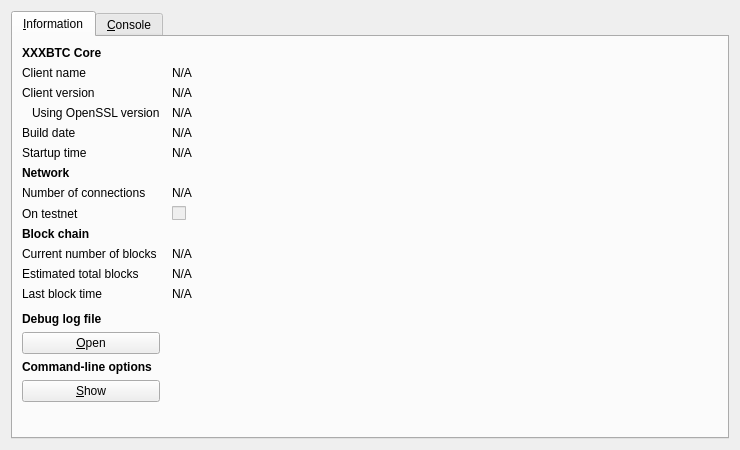
<?xml version="1.0" encoding="UTF-8"?>
<ui version="4.0">
 <class>RPCConsole</class>
 <widget class="QDialog" name="RPCConsole">
  <property name="geometry">
   <rect>
    <x>0</x>
    <y>0</y>
    <width>740</width>
    <height>450</height>
   </rect>
  </property>
  <property name="windowTitle">
   <string>XXXBTC - Debug window</string>
  </property>
  <layout class="QVBoxLayout" name="verticalLayout_2">
   <item>
    <widget class="QTabWidget" name="tabWidget">
     <property name="currentIndex">
      <number>0</number>
     </property>
     <widget class="QWidget" name="tab_info">
      <attribute name="title">
       <string>&amp;Information</string>
      </attribute>
      <layout class="QGridLayout" name="gridLayout" columnstretch="0,1">
       <property name="horizontalSpacing">
        <number>12</number>
       </property>
       <item row="0" column="0">
        <widget class="QLabel" name="label_9">
         <property name="font">
          <font>
           <weight>75</weight>
           <bold>true</bold>
          </font>
         </property>
         <property name="text">
          <string>XXXBTC Core</string>
         </property>
        </widget>
       </item>
       <item row="1" column="0">
        <widget class="QLabel" name="label_5">
         <property name="text">
          <string>Client name</string>
         </property>
        </widget>
       </item>
       <item row="1" column="1">
        <widget class="QLabel" name="clientName">
         <property name="cursor">
          <cursorShape>IBeamCursor</cursorShape>
         </property>
         <property name="text">
          <string>N/A</string>
         </property>
         <property name="textFormat">
          <enum>Qt::PlainText</enum>
         </property>
         <property name="textInteractionFlags">
          <set>Qt::LinksAccessibleByMouse|Qt::TextSelectableByKeyboard|Qt::TextSelectableByMouse</set>
         </property>
        </widget>
       </item>
       <item row="2" column="0">
        <widget class="QLabel" name="label_6">
         <property name="text">
          <string>Client version</string>
         </property>
        </widget>
       </item>
       <item row="2" column="1">
        <widget class="QLabel" name="clientVersion">
         <property name="cursor">
          <cursorShape>IBeamCursor</cursorShape>
         </property>
         <property name="text">
          <string>N/A</string>
         </property>
         <property name="textFormat">
          <enum>Qt::PlainText</enum>
         </property>
         <property name="textInteractionFlags">
          <set>Qt::LinksAccessibleByMouse|Qt::TextSelectableByKeyboard|Qt::TextSelectableByMouse</set>
         </property>
        </widget>
       </item>
       <item row="3" column="0">
        <widget class="QLabel" name="label_14">
         <property name="text">
          <string>Using OpenSSL version</string>
         </property>
         <property name="indent">
          <number>10</number>
         </property>
        </widget>
       </item>
       <item row="3" column="1">
        <widget class="QLabel" name="openSSLVersion">
         <property name="cursor">
          <cursorShape>IBeamCursor</cursorShape>
         </property>
         <property name="text">
          <string>N/A</string>
         </property>
         <property name="textFormat">
          <enum>Qt::PlainText</enum>
         </property>
         <property name="textInteractionFlags">
          <set>Qt::LinksAccessibleByMouse|Qt::TextSelectableByKeyboard|Qt::TextSelectableByMouse</set>
         </property>
        </widget>
       </item>
       <item row="4" column="0">
        <widget class="QLabel" name="label_12">
         <property name="text">
          <string>Build date</string>
         </property>
        </widget>
       </item>
       <item row="4" column="1">
        <widget class="QLabel" name="buildDate">
         <property name="cursor">
          <cursorShape>IBeamCursor</cursorShape>
         </property>
         <property name="text">
          <string>N/A</string>
         </property>
         <property name="textFormat">
          <enum>Qt::PlainText</enum>
         </property>
         <property name="textInteractionFlags">
          <set>Qt::LinksAccessibleByMouse|Qt::TextSelectableByKeyboard|Qt::TextSelectableByMouse</set>
         </property>
        </widget>
       </item>
       <item row="5" column="0">
        <widget class="QLabel" name="label_13">
         <property name="text">
          <string>Startup time</string>
         </property>
        </widget>
       </item>
       <item row="5" column="1">
        <widget class="QLabel" name="startupTime">
         <property name="cursor">
          <cursorShape>IBeamCursor</cursorShape>
         </property>
         <property name="text">
          <string>N/A</string>
         </property>
         <property name="textFormat">
          <enum>Qt::PlainText</enum>
         </property>
         <property name="textInteractionFlags">
          <set>Qt::LinksAccessibleByMouse|Qt::TextSelectableByKeyboard|Qt::TextSelectableByMouse</set>
         </property>
        </widget>
       </item>
       <item row="6" column="0">
        <widget class="QLabel" name="label_11">
         <property name="font">
          <font>
           <weight>75</weight>
           <bold>true</bold>
          </font>
         </property>
         <property name="text">
          <string>Network</string>
         </property>
        </widget>
       </item>
       <item row="7" column="0">
        <widget class="QLabel" name="label_7">
         <property name="text">
          <string>Number of connections</string>
         </property>
        </widget>
       </item>
       <item row="7" column="1">
        <widget class="QLabel" name="numberOfConnections">
         <property name="cursor">
          <cursorShape>IBeamCursor</cursorShape>
         </property>
         <property name="text">
          <string>N/A</string>
         </property>
         <property name="textFormat">
          <enum>Qt::PlainText</enum>
         </property>
         <property name="textInteractionFlags">
          <set>Qt::LinksAccessibleByMouse|Qt::TextSelectableByKeyboard|Qt::TextSelectableByMouse</set>
         </property>
        </widget>
       </item>
       <item row="8" column="0">
        <widget class="QLabel" name="label_8">
         <property name="text">
          <string>On testnet</string>
         </property>
        </widget>
       </item>
       <item row="8" column="1">
        <widget class="QCheckBox" name="isTestNet">
         <property name="enabled">
          <bool>false</bool>
         </property>
         <property name="text">
          <string/>
         </property>
        </widget>
       </item>
       <item row="9" column="0">
        <widget class="QLabel" name="label_10">
         <property name="font">
          <font>
           <weight>75</weight>
           <bold>true</bold>
          </font>
         </property>
         <property name="text">
          <string>Block chain</string>
         </property>
        </widget>
       </item>
       <item row="10" column="0">
        <widget class="QLabel" name="label_3">
         <property name="text">
          <string>Current number of blocks</string>
         </property>
        </widget>
       </item>
       <item row="10" column="1">
        <widget class="QLabel" name="numberOfBlocks">
         <property name="cursor">
          <cursorShape>IBeamCursor</cursorShape>
         </property>
         <property name="text">
          <string>N/A</string>
         </property>
         <property name="textFormat">
          <enum>Qt::PlainText</enum>
         </property>
         <property name="textInteractionFlags">
          <set>Qt::LinksAccessibleByMouse|Qt::TextSelectableByKeyboard|Qt::TextSelectableByMouse</set>
         </property>
        </widget>
       </item>
       <item row="11" column="0">
        <widget class="QLabel" name="label_4">
         <property name="text">
          <string>Estimated total blocks</string>
         </property>
        </widget>
       </item>
       <item row="11" column="1">
        <widget class="QLabel" name="totalBlocks">
         <property name="cursor">
          <cursorShape>IBeamCursor</cursorShape>
         </property>
         <property name="text">
          <string>N/A</string>
         </property>
         <property name="textFormat">
          <enum>Qt::PlainText</enum>
         </property>
         <property name="textInteractionFlags">
          <set>Qt::LinksAccessibleByMouse|Qt::TextSelectableByKeyboard|Qt::TextSelectableByMouse</set>
         </property>
        </widget>
       </item>
       <item row="12" column="0">
        <widget class="QLabel" name="label_2">
         <property name="text">
          <string>Last block time</string>
         </property>
        </widget>
       </item>
       <item row="12" column="1">
        <widget class="QLabel" name="lastBlockTime">
         <property name="cursor">
          <cursorShape>IBeamCursor</cursorShape>
         </property>
         <property name="text">
          <string>N/A</string>
         </property>
         <property name="textFormat">
          <enum>Qt::PlainText</enum>
         </property>
         <property name="textInteractionFlags">
          <set>Qt::LinksAccessibleByMouse|Qt::TextSelectableByKeyboard|Qt::TextSelectableByMouse</set>
         </property>
        </widget>
       </item>
       <item row="13" column="0">
        <spacer name="verticalSpacer_2">
         <property name="orientation">
          <enum>Qt::Vertical</enum>
         </property>
         <property name="sizeHint" stdset="0">
          <size>
           <width>20</width>
           <height>20</height>
          </size>
         </property>
        </spacer>
       </item>
       <item row="14" column="0">
        <widget class="QLabel" name="labelDebugLogfile">
         <property name="font">
          <font>
           <weight>75</weight>
           <bold>true</bold>
          </font>
         </property>
         <property name="text">
          <string>Debug log file</string>
         </property>
        </widget>
       </item>
       <item row="15" column="0">
        <widget class="QPushButton" name="openDebugLogfileButton">
         <property name="toolTip">
          <string>Open the XXXBTC debug log file from the current data directory. This can take a few seconds for large log files.</string>
         </property>
         <property name="text">
          <string>&amp;Open</string>
         </property>
         <property name="autoDefault">
          <bool>false</bool>
         </property>
        </widget>
       </item>
       <item row="16" column="0">
        <widget class="QLabel" name="labelCLOptions">
         <property name="font">
          <font>
           <weight>75</weight>
           <bold>true</bold>
          </font>
         </property>
         <property name="text">
          <string>Command-line options</string>
         </property>
        </widget>
       </item>
       <item row="17" column="0">
        <widget class="QPushButton" name="showCLOptionsButton">
         <property name="toolTip">
          <string>Show the XXXBTC-Qt help message to get a list with possible XXXBTC command-line options.</string>
         </property>
         <property name="text">
          <string>&amp;Show</string>
         </property>
         <property name="autoDefault">
          <bool>false</bool>
         </property>
        </widget>
       </item>
       <item row="18" column="0">
        <spacer name="verticalSpacer">
         <property name="orientation">
          <enum>Qt::Vertical</enum>
         </property>
         <property name="sizeHint" stdset="0">
          <size>
           <width>20</width>
           <height>40</height>
          </size>
         </property>
        </spacer>
       </item>
      </layout>
     </widget>
     <widget class="QWidget" name="tab_console">
      <attribute name="title">
       <string>&amp;Console</string>
      </attribute>
      <layout class="QVBoxLayout" name="verticalLayout_3">
       <property name="spacing">
        <number>3</number>
       </property>
       <item>
        <widget class="QTextEdit" name="messagesWidget">
         <property name="minimumSize">
          <size>
           <width>0</width>
           <height>100</height>
          </size>
         </property>
         <property name="readOnly">
          <bool>true</bool>
         </property>
         <property name="tabKeyNavigation" stdset="0">
          <bool>false</bool>
         </property>
         <property name="columnCount" stdset="0">
          <number>2</number>
         </property>
        </widget>
       </item>
       <item>
        <layout class="QHBoxLayout" name="horizontalLayout">
         <property name="spacing">
          <number>3</number>
         </property>
         <item>
          <widget class="QLabel" name="label">
           <property name="text">
            <string notr="true">&gt;</string>
           </property>
          </widget>
         </item>
         <item>
          <widget class="QLineEdit" name="lineEdit"/>
         </item>
         <item>
          <widget class="QPushButton" name="clearButton">
           <property name="maximumSize">
            <size>
             <width>24</width>
             <height>24</height>
            </size>
           </property>
           <property name="toolTip">
            <string>Clear console</string>
           </property>
           <property name="text">
            <string/>
           </property>
           <property name="icon">
            <iconset resource="../bitcoin.qrc">
             <normaloff>:/icons/remove</normaloff>:/icons/remove</iconset>
           </property>
           <property name="shortcut">
            <string notr="true">Ctrl+L</string>
           </property>
           <property name="autoDefault">
            <bool>false</bool>
           </property>
          </widget>
         </item>
        </layout>
       </item>
      </layout>
     </widget>
    </widget>
   </item>
  </layout>
 </widget>
 <resources>
  <include location="../bitcoin.qrc"/>
 </resources>
 <connections/>
</ui>
